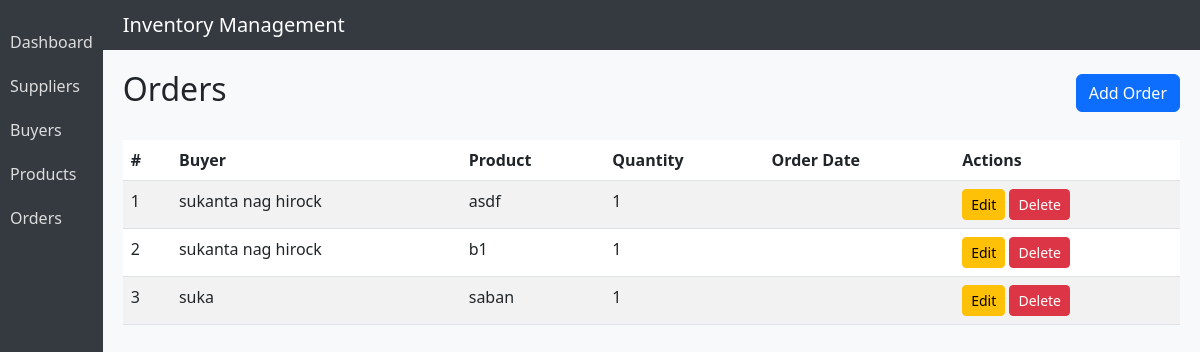
Screenshot of /orders/ with the database file from the repository.
### dashboard/models.py (models this page shows, shortened)
class Order(models.Model):
    buyer = models.ForeignKey(Buyer, on_delete=models.CASCADE, null=True, blank=True)
    product = models.ForeignKey(Product, on_delete=models.CASCADE)
    quantity = models.PositiveIntegerField()
    date = models.DateField(auto_now_add=True)

class Buyer(models.Model):
    name = models.CharField(max_length=100,null=True, blank=True)
    email = models.EmailField(null=True, blank=True)
    phone = models.CharField(max_length=15,null=True, blank=True)
    password = models.CharField(max_length=255,blank=True)
    is_approved = models.BooleanField(default=False)

class Product(models.Model):
    name = models.CharField(max_length=100)
    price = models.DecimalField(max_digits=10, decimal_places=2, null=True, blank=True)
    stock = models.IntegerField(null=True, blank=True)
    supplier = models.ForeignKey(Supplier, on_delete=models.CASCADE, null=True, blank=True)  # Add this line

### dashboard/views.py (the view)
# urls.py: path('orders/', views.order_list, name='order_list'),
def order_list(request):
    orders = Order.objects.all()
    return render(request, 'order_list.html', {'orders': orders})

### dashboard/templates/order_list.html
{% extends 'base.html' %}
{% block content %}
<div class="d-flex justify-content-between align-items-center mb-4">
    <h2>Orders</h2>
    <a href="{% url 'order_create' %}" class="btn btn-primary">Add Order</a>
</div>
<table class="table table-striped">
    <thead>
        <tr>
            <th>#</th>
            <th>Buyer</th>
            <th>Product</th>
            <th>Quantity</th>
            <th>Order Date</th>
            <th>Actions</th>
        </tr>
    </thead>
    <tbody>
        {% for order in orders %}
        <tr>
            <td>{{ forloop.counter }}</td>
            <td>{{ order.buyer.name }}</td>
            <td>{{ order.product.name }}</td>
            <td>{{ order.quantity }}</td>
            <td>{{ order.order_date }}</td>
            <td>
                <a href="{% url 'order_update' order.id %}" class="btn btn-sm btn-warning">Edit</a>
                <a href="{% url 'order_delete' order.id %}" class="btn btn-sm btn-danger">Delete</a>
            </td>
        </tr>
        {% endfor %}
    </tbody>
</table>
{% endblock %}

### accounts/templates/base.html (style rules this page uses)
body { background-color: #f8f9fa; }

### rows the page displays
Order: buyer.name "sukanta nag hirock", product.name "asdf", quantity "1"
Order: buyer.name "sukanta nag hirock", product.name "b1", quantity "1"
Order: buyer.name "suka", product.name "saban", quantity "1"
